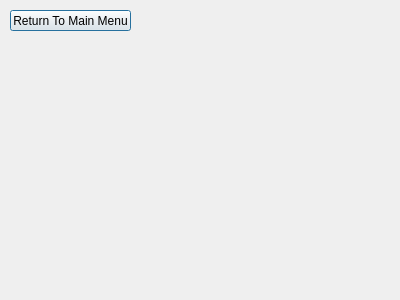
<?xml version="1.0" encoding="UTF-8"?>
<ui version="4.0">
 <class>ViewDevices</class>
 <widget class="QDialog" name="ViewDevices">
  <property name="geometry">
   <rect>
    <x>0</x>
    <y>0</y>
    <width>400</width>
    <height>300</height>
   </rect>
  </property>
  <property name="windowTitle">
   <string>View Devices</string>
  </property>
  <widget class="QPushButton" name="pushButton">
   <property name="geometry">
    <rect>
     <x>10</x>
     <y>10</y>
     <width>121</width>
     <height>21</height>
    </rect>
   </property>
   <property name="text">
    <string>Return To Main Menu</string>
   </property>
  </widget>
 </widget>
 <resources/>
 <connections/>
</ui>
